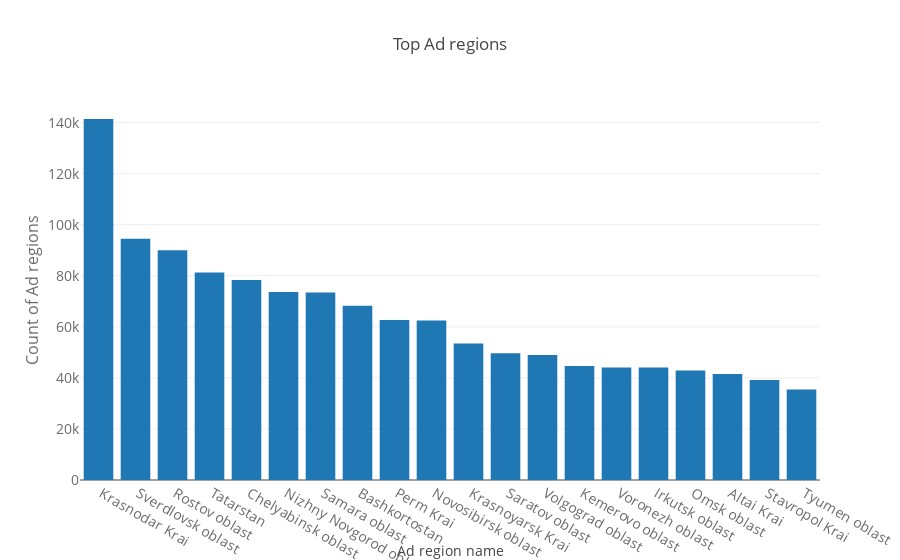

Notebook source saved alongside this figure:
### Markdown cell above
## <a id='ttara'>5.4.3 Top 5 Ad regions</a>

### Code cell
temp = train["region_english"].value_counts().head(20)
print('Top 5 Ad regions :\n',temp.head(5))
print("Total Ad regions : ",len(train["title"]))
trace = go.Bar(
    x = temp.index,
    y = temp.values,
)
data = [trace]
layout = go.Layout(
    title = "Top Ad regions",
    xaxis=dict(
        title='Ad region name',
        tickfont=dict(
            size=14,
            color='rgb(107, 107, 107)'
        )
    ),
    yaxis=dict(
        title='Count of Ad regions',
        titlefont=dict(
            size=16,
            color='rgb(107, 107, 107)'
        ),
        tickfont=dict(
            size=14,
            color='rgb(107, 107, 107)'
        )
)
)
fig = go.Figure(data=data, layout=layout)
py.iplot(fig)

### Figure 1 — Plotly figure (JSON) as saved in the notebook; plotly's stock layout.template omitted (floating-point values rounded to 4 significant figures)
{"data": [{"type": "bar", "x": [" Krasnodar Krai", " Sverdlovsk oblast", " Rostov oblast", " Tatarstan", " Chelyabinsk oblast", " Nizhny Novgorod oblast", " Samara oblast", " Bashkortostan", " Perm Krai", " Novosibirsk oblast", " Krasnoyarsk Krai", " Saratov oblast", " Volgograd oblast", " Kemerovo oblast", " Voronezh oblast", " Irkutsk oblast", " Omsk oblast", " Altai Krai", " Stavropol Krai", " Tyumen oblast"], "y": [141416, 94475, 89995, 81284, 78339, 73643, 73407, 68291, 62704, 62486, 53442, 49645, 48998, 44635, 44116, 44030, 42939, 41520, 39187, 35411]}], "layout": {"title": "Top Ad regions", "xaxis": {"tickfont": {"color": "rgb(107, 107, 107)", "size": 14}, "title": "Ad region name"}, "yaxis": {"tickfont": {"color": "rgb(107, 107, 107)", "size": 14}, "title": "Count of Ad regions", "titlefont": {"color": "rgb(107, 107, 107)", "size": 16}}}}
